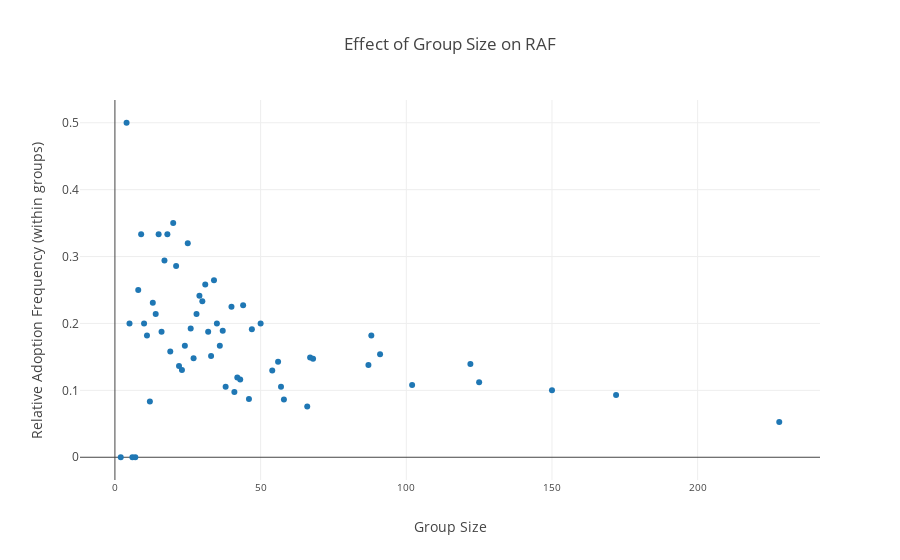

Notebook cell for this chart:
### Code cell
# Create a trace
trace = go.Scatter(
    x = list(os_isa_dict.keys()),
    y = list(os_isa_dict.values()),
    mode = 'markers'
)

data = [trace]

layout = dict(title = 'Effect of Group Size on RAF',
              yaxis = dict(title = 'Relative Adoption Frequency (within groups)'),
              xaxis = dict(title='Group Size',
                           tickfont=dict(size=10))
              )

fig = dict(data=data, layout=layout)
iplot(fig, filename='os-isa-freq')

### Figure 1 — Plotly figure (JSON) as saved in the notebook; plotly's stock layout.template omitted (floating-point values rounded to 4 significant figures)
{"data": [{"mode": "markers", "type": "scatter", "x": [56, 172, 23, 11, 34, 15, 31, 17, 228, 38, 35, 88, 102, 22, 26, 12, 27, 10, 30, 66, 122, 18, 37, 19, 8, 33, 29, 32, 16, 41, 13, 21, 87, 28, 44, 20, 67, 40, 68, 125, 9, 43, 14, 24, 42, 47, 58, 7, 50, 6, 150, 25, 57, 54, 91, 46, 36, 4, 5, 2], "y": [0.1429, 0.09302, 0.1304, 0.1818, 0.2647, 0.3333, 0.2581, 0.2941, 0.05263, 0.1053, 0.2, 0.1818, 0.1078, 0.1364, 0.1923, 0.08333, 0.1481, 0.2, 0.2333, 0.07576, 0.1393, 0.3333, 0.1892, 0.1579, 0.25, 0.1515, 0.2414, 0.1875, 0.1875, 0.09756, 0.2308, 0.2857, 0.1379, 0.2143, 0.2273, 0.35, 0.1493, 0.225, 0.1471, 0.112, 0.3333, 0.1163, 0.2143, 0.1667, 0.119, 0.1915, 0.08621, 0, 0.2, 0, 0.1, 0.32, 0.1053, 0.1296, 0.1538, 0.08696, 0.1667, 0.5, 0.2, 0]}], "layout": {"title": "Effect of Group Size on RAF", "xaxis": {"tickfont": {"size": 10}, "title": "Group Size"}, "yaxis": {"title": "Relative Adoption Frequency (within groups)"}}}
